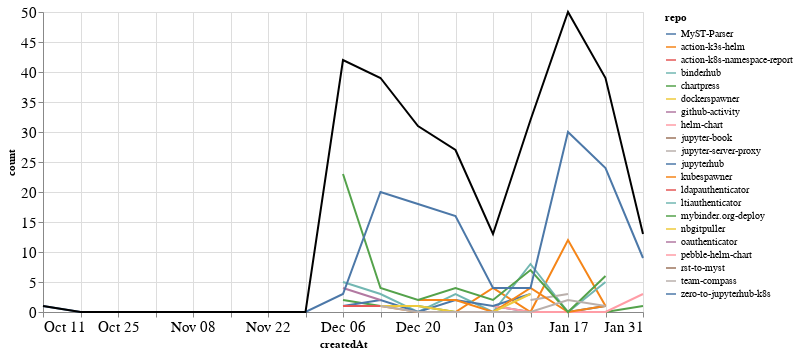

Notebook code for this chart:
### Markdown cell above
### Comments

### Code cell
comments_time = comments.groupby('repo').resample('W', on='createdAt').count()['author'].reset_index()
comments_time = comments_time.rename(columns={'author': 'count'})
comments_time_total = comments_time.groupby('createdAt').agg({"count": "sum"}).reset_index()
ch1 = alt.Chart(comments_time, width=600).mark_line().encode(
    x='createdAt',
    y='count',
    color='repo',
    tooltip="repo"
)

ch2 = alt.Chart(comments_time_total, width=600).mark_line(color="black").encode(
    x='createdAt',
    y='count',
)

ch1 + ch2

### Figure 1 — Vega-Lite specification as saved in the notebook (floating-point values rounded to 4 significant figures)
{"config": {"axisLeft": {"labelFontSize": 15}, "axisBottom": {"labelFontSize": 15}}, "layer": [{"data": {"name": "data-189c8734a7e8a78457d05c4f02add718"}, "mark": "line", "encoding": {"color": {"type": "nominal", "field": "repo"}, "tooltip": {"type": "nominal", "field": "repo"}, "x": {"type": "temporal", "field": "createdAt"}, "y": {"type": "quantitative", "field": "count"}}, "width": 600}, {"data": {"name": "data-6973b1c17b47db9de5fe99ebb5db306d"}, "mark": {"type": "line", "color": "black"}, "encoding": {"x": {"type": "temporal", "field": "createdAt"}, "y": {"type": "quantitative", "field": "count"}}, "width": 600}], "$schema": "https://vega.github.io/schema/vega-lite/v4.8.1.json", "datasets": {"data-189c8734a7e8a78457d05c4f02add718": [{"repo": "MyST-Parser", "createdAt": "2021-01-03T00:00:00", "count": 1}, {"repo": "MyST-Parser", "createdAt": "2021-01-10T00:00:00", "count": 0}, {"repo": "MyST-Parser", "createdAt": "2021-01-17T00:00:00", "count": 0}, {"repo": "MyST-Parser", "createdAt": "2021-01-24T00:00:00", "count": 1}, {"repo": "action-k3s-helm", "createdAt": "2020-12-13T00:00:00", "count": 1}, {"repo": "action-k3s-helm", "createdAt": "2020-12-20T00:00:00", "count": 0}, {"repo": "action-k3s-helm", "createdAt": "2020-12-27T00:00:00", "count": 0}, {"repo": "action-k3s-helm", "createdAt": "2021-01-03T00:00:00", "count": 4}, {"repo": "action-k3s-helm", "createdAt": "2021-01-10T00:00:00", "count": 0}, {"repo": "action-k3s-helm", "createdAt": "2021-01-17T00:00:00", "count": 12}, {"repo": "action-k3s-helm", "createdAt": "2021-01-24T00:00:00", "count": 1}, {"repo": "action-k8s-namespace-report", "createdAt": "2021-01-17T00:00:00", "count": 3}, {"repo": "binderhub", "createdAt": "2020-12-06T00:00:00", "count": 5}, {"repo": "binderhub", "createdAt": "2020-12-13T00:00:00", "count": 3}, {"repo": "binderhub", "createdAt": "2020-12-20T00:00:00", "count": 0}, {"repo": "binderhub", "createdAt": "2020-12-27T00:00:00", "count": 3}, {"repo": "binderhub", "createdAt": "2021-01-03T00:00:00", "count": 0}, {"repo": "binderhub", "createdAt": "2021-01-10T00:00:00", "count": 8}, {"repo": "binderhub", "createdAt": "2021-01-17T00:00:00", "count": 0}, {"repo": "binderhub", "createdAt": "2021-01-24T00:00:00", "count": 5}, {"repo": "chartpress", "createdAt": "2020-12-06T00:00:00", "count": 2}, {"repo": "chartpress", "createdAt": "2020-12-13T00:00:00", "count": 1}, {"repo": "chartpress", "createdAt": "2020-12-20T00:00:00", "count": 1}, {"repo": "chartpress", "createdAt": "2020-12-27T00:00:00", "count": 0}, {"repo": "chartpress", "createdAt": "2021-01-03T00:00:00", "count": 0}, {"repo": "chartpress", "createdAt": "2021-01-10T00:00:00", "count": 0}, {"repo": "chartpress", "createdAt": "2021-01-17T00:00:00", "count": 0}, {"repo": "chartpress", "createdAt": "2021-01-24T00:00:00", "count": 0}, {"repo": "chartpress", "createdAt": "2021-01-31T00:00:00", "count": 1}, {"repo": "dockerspawner", "createdAt": "2020-12-20T00:00:00", "count": 7}, {"repo": "github-activity", "createdAt": "2020-12-13T00:00:00", "count": 1}, {"repo": "helm-chart", "createdAt": "2021-01-03T00:00:00", "count": 1}, {"repo": "helm-chart", "createdAt": "2021-01-10T00:00:00", "count": 0}, {"repo": "helm-chart", "createdAt": "2021-01-17T00:00:00", "count": 0}, {"repo": "helm-chart", "createdAt": "2021-01-24T00:00:00", "count": 0}, {"repo": "helm-chart", "createdAt": "2021-01-31T00:00:00", "count": 3}, {"repo": "jupyter-book", "createdAt": "2020-12-13T00:00:00", "count": 1}, {"repo": "jupyter-server-proxy", "createdAt": "2021-01-10T00:00:00", "count": 2}, {"repo": "jupyter-server-proxy", "createdAt": "2021-01-17T00:00:00", "count": 3}, {"repo": "jupyterhub", "createdAt": "2020-12-06T00:00:00", "count": 1}, {"repo": "jupyterhub", "createdAt": "2020-12-13T00:00:00", "count": 2}, {"repo": "jupyterhub", "createdAt": "2020-12-20T00:00:00", "count": 0}, {"repo": "jupyterhub", "createdAt": "2020-12-27T00:00:00", "count": 2}, {"repo": "jupyterhub", "createdAt": "2021-01-03T00:00:00", "count": 1}, {"repo": "jupyterhub", "createdAt": "2021-01-10T00:00:00", "count": 3}, {"repo": "kubespawner", "createdAt": "2020-12-20T00:00:00", "count": 2}, {"repo": "kubespawner", "createdAt": "2020-12-27T00:00:00", "count": 2}, {"repo": "kubespawner", "createdAt": "2021-01-03T00:00:00", "count": 0}, {"repo": "kubespawner", "createdAt": "2021-01-10T00:00:00", "count": 4}, {"repo": "kubespawner", "createdAt": "2021-01-17T00:00:00", "count": 0}, {"repo": "kubespawner", "createdAt": "2021-01-24T00:00:00", "count": 1}, {"repo": "ldapauthenticator", "createdAt": "2020-12-06T00:00:00", "count": 1}, {"repo": "ldapauthenticator", "createdAt": "2020-12-13T00:00:00", "count": 1}, {"repo": "ltiauthenticator", "createdAt": "2020-12-06T00:00:00", "count": 3}, {"repo": "mybinder.org-deploy", "createdAt": "2020-12-06T00:00:00", "count": 23}, {"repo": "mybinder.org-deploy", "createdAt": "2020-12-13T00:00:00", "count": 4}, {"repo": "mybinder.org-deploy", "createdAt": "2020-12-20T00:00:00", "count": 2}, {"repo": "mybinder.org-deploy", "createdAt": "2020-12-27T00:00:00", "count": 4}, {"repo": "mybinder.org-deploy", "createdAt": "2021-01-03T00:00:00", "count": 2}, {"repo": "mybinder.org-deploy", "createdAt": "2021-01-10T00:00:00", "count": 7}, {"repo": "mybinder.org-deploy", "createdAt": "2021-01-17T00:00:00", "count": 0}, {"repo": "mybinder.org-deploy", "createdAt": "2021-01-24T00:00:00", "count": 6}, {"repo": "nbgitpuller", "createdAt": "2020-12-13T00:00:00", "count": 1}, {"repo": "nbgitpuller", "createdAt": "2020-12-20T00:00:00", "count": 1}, {"repo": "nbgitpuller", "createdAt": "2020-12-27T00:00:00", "count": 0}, {"repo": "nbgitpuller", "createdAt": "2021-01-03T00:00:00", "count": 0}, {"repo": "nbgitpuller", "createdAt": "2021-01-10T00:00:00", "count": 3}, {"repo": "oauthenticator", "createdAt": "2020-12-06T00:00:00", "count": 4}, {"repo": "oauthenticator", "createdAt": "2020-12-13T00:00:00", "count": 2}, {"repo": "pebble-helm-chart", "createdAt": "2020-12-13T00:00:00", "count": 1}, {"repo": "rst-to-myst", "createdAt": "2021-01-10T00:00:00", "count": 1}, {"repo": "team-compass", "createdAt": "2020-12-13T00:00:00", "count": 1}, {"repo": "team-compass", "createdAt": "2020-12-20T00:00:00", "count": 0}, {"repo": "team-compass", "createdAt": "2020-12-27T00:00:00", "count": 0}, {"repo": "team-compass", "createdAt": "2021-01-03T00:00:00", "count": 0}, {"repo": "team-compass", "createdAt": "2021-01-10T00:00:00", "count": 0}, {"repo": "team-compass", "createdAt": "2021-01-17T00:00:00", "count": 2}, {"repo": "team-compass", "createdAt": "2021-01-24T00:00:00", "count": 1}, {"repo": "zero-to-jupyterhub-k8s", "createdAt": "2020-10-11T00:00:00", "count": 1}, {"repo": "zero-to-jupyterhub-k8s", "createdAt": "2020-10-18T00:00:00", "count": 0}, {"repo": "zero-to-jupyterhub-k8s", "createdAt": "2020-10-25T00:00:00", "count": 0}, {"repo": "zero-to-jupyterhub-k8s", "createdAt": "2020-11-01T00:00:00", "count": 0}, {"repo": "zero-to-jupyterhub-k8s", "createdAt": "2020-11-08T00:00:00", "count": 0}, {"repo": "zero-to-jupyterhub-k8s", "createdAt": "2020-11-15T00:00:00", "count": 0}, {"repo": "zero-to-jupyterhub-k8s", "createdAt": "2020-11-22T00:00:00", "count": 0}, {"repo": "zero-to-jupyterhub-k8s", "createdAt": "2020-11-29T00:00:00", "count": 0}, {"repo": "zero-to-jupyterhub-k8s", "createdAt": "2020-12-06T00:00:00", "count": 3}, {"repo": "zero-to-jupyterhub-k8s", "createdAt": "2020-12-13T00:00:00", "count": 20}, {"repo": "zero-to-jupyterhub-k8s", "createdAt": "2020-12-20T00:00:00", "count": 18}, {"repo": "zero-to-jupyterhub-k8s", "createdAt": "2020-12-27T00:00:00", "count": 16}, {"repo": "zero-to-jupyterhub-k8s", "createdAt": "2021-01-03T00:00:00", "count": 4}, {"repo": "zero-to-jupyterhub-k8s", "createdAt": "2021-01-10T00:00:00", "count": 4}, {"repo": "zero-to-jupyterhub-k8s", "createdAt": "2021-01-17T00:00:00", "count": 30}, {"repo": "zero-to-jupyterhub-k8s", "createdAt": "2021-01-24T00:00:00", "count": 24}, {"repo": "zero-to-jupyterhub-k8s", "createdAt": "2021-01-31T00:00:00", "count": 9}], "data-6973b1c17b47db9de5fe99ebb5db306d": [{"createdAt": "2020-10-11T00:00:00", "count": 1}, {"createdAt": "2020-10-18T00:00:00", "count": 0}, {"createdAt": "2020-10-25T00:00:00", "count": 0}, {"createdAt": "2020-11-01T00:00:00", "count": 0}, {"createdAt": "2020-11-08T00:00:00", "count": 0}, {"createdAt": "2020-11-15T00:00:00", "count": 0}, {"createdAt": "2020-11-22T00:00:00", "count": 0}, {"createdAt": "2020-11-29T00:00:00", "count": 0}, {"createdAt": "2020-12-06T00:00:00", "count": 42}, {"createdAt": "2020-12-13T00:00:00", "count": 39}, {"createdAt": "2020-12-20T00:00:00", "count": 31}, {"createdAt": "2020-12-27T00:00:00", "count": 27}, {"createdAt": "2021-01-03T00:00:00", "count": 13}, {"createdAt": "2021-01-10T00:00:00", "count": 32}, {"createdAt": "2021-01-17T00:00:00", "count": 50}, {"createdAt": "2021-01-24T00:00:00", "count": 39}, {"createdAt": "2021-01-31T00:00:00", "count": 13}]}}
